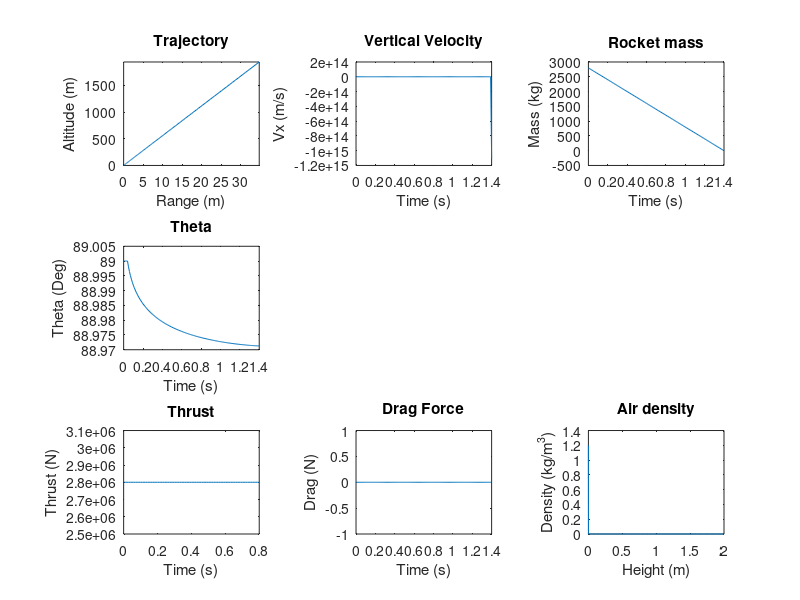

This figure's MATLAB source:
% Program:
% Rocket_Trajectory_Simulation.m
% Multi-stage rocket dynamics and trajectory simulation.
%
% Description:
% Predicts multi-stage rocket dynamics and trajectories based on the given 
% rocket mass, mass flow, engine thrust, launch parameters, and drag coefficient.
% The drag is related to the ambient air pressure which modelled with the ISA
% standard atmosphere.
%
% Variable List:
% Delta = Time step (s)
% t = Time (s)
% Thrust = Thrust (N)
% Mass = Mass (kg)
% Mass_Flow = Flow of mass per second that comes out of the thruster (kg/s)
% Mass_Rocket_With_Motor = Mass with motor (kg)
% Mass_Rocket_Without_Motor = Mass without motor (kg)
% Theta = Angle (deg)
% C = Drag coefficient
% Rho = Air density (kg/m^3)
% A = Rocket projected area (m^2)
% Gravity = Gravity (m/s^2)
% Launch_Rod_Length = Length of launch rod (m)
% n = Counter
% Fn = Normal force (N)
% Drag = Drag force (N)
% Fx = Sum of forces in the horizontal direction (N)
% Fy = Sum of forces in the vertical direction (N)
% Vx = Velocity in the horizontal direction (m/s)
% Vy = Velocity in the vertical direction (m/s)
% Ax = Acceleration in the horizontal direction (m/s^2)
% Ay = Acceleration in the vertical direction (m/s^2)
% x = Horizontal position (m)
% y = Vertical position (m)
% Distance_x = Horizontal distance travelled (m)
% Distance_y = Vertical travelled (m)
% Distance = Total distance travelled (m)
% Memory_Allocation = Maximum number of time steps expected

clear, clc      % Clear command window and workspace

% Simulation parameters
Delta = 0.01;                  % Time step 
Memory_Allocation = 1000000;    % Maximum number of time steps expected

% Preallocate memory for arrays
t = zeros(1, Memory_Allocation);
Thrust = zeros(1, Memory_Allocation);
Mass = zeros(1, Memory_Allocation);
Theta = zeros(1, Memory_Allocation);
Fn = zeros(1, Memory_Allocation);
Drag = zeros(1, Memory_Allocation);
Fx = zeros(1, Memory_Allocation);
Fy = zeros(1, Memory_Allocation);
Ax = zeros(1, Memory_Allocation);
Ay = zeros(1, Memory_Allocation);
Vx = zeros(1, Memory_Allocation);
Vy = zeros(1, Memory_Allocation);
x = zeros(1, Memory_Allocation);
y = zeros(1, Memory_Allocation);
PlotRho = zeros(2, Memory_Allocation); 
Distance_x = zeros(1, Memory_Allocation);
Distance_y = zeros(1, Memory_Allocation);
Distance = zeros(1, Memory_Allocation);
Rho=zeros(1, Memory_Allocation);

% Natural constants
C = 0.4;                                % Drag coefficient
Gravity = 9.81;                         % Gravity (m/s^2)

% Rocket parameters
r = 1.5                                 % Rocket fuselage radius (m)
A = 2*pi*r^2;                           % Rocket projected attack area (m^2)
Launch_Rod_Length = 1;                  % Length of launch rod (m)
Mass_Motor_And_Strucutre_One =  2000;                 % Mass of the first stage rocket motor (kg)
Mass_Motor_And_Structure_Two = 500;                   % Mass of the second stage rocket motor (kg)
Mass_Start = 2800;                    % Start mass of the rocket (kg)
Mass_Fuel_One = 3000000;                   % Fuel mass of the first stage (kg)
Mass_Fuel_Two = 40000000;                   % Fuel mass of the second stage (kg)
Mass_Structure = 0.05 * Mass_Start;     % Mass of the strucutre and the motors (kg)
Mass_Flow_One = 2000                     % Propulsion mass flow of the first stage (kg/s)
Mass_Flow_Two = 20                      % Propulsion mass flow of the second stage (kg/s)
Thrust_One = 2800000                     % Sum of thrust of the first stage ( (kg*m)/s^2 )
Thrust_Two = 2800                       % Sum of thrust of the second stage ( (kg*m)/s^2 )

% Maneuver parameters
Theta(1) = 89;                  % Initial angle (deg)
DeltaTheta = 0.001;              % Flying angle (deg/s)
Height_Start_Gravity_Turn = 80000 % Height when the vertical flight is stopped and the rocket is tilted for the gravity turn maneuver (m)
Eject_One = false;       
Eject_Two = false;
Rocket_Tips = false;


% Inital parameters
Vx(1) = 0;                      % Initial horizontal speed (m/s)
Vy(1) = 0;                      % Initial vertical speed (m/s)
x(1) = 0;                       % Initial horizontal position (m)
y(1) = 0.1;                     % Initial vertical position (m)
Distance_x(1) = 0;              % Initial horizontal distance travelled (m)
Distance_y(1) = 0;              % Initial vertical distance travelled (m)
Distance(1) = 0;                % Initial distance travelled (m)
Rho(1) = 1.2;                   % Initial air density (kg/m^3)
Mass(1) = Mass_Start;           % Initial rocket mass (kg)
Thrust(1) = Thrust_One;         % Inital rocket thrust ( (kg*m)/s^2 )
n = 1;                          % Initial time step            

clc


while y(n) > 0 && n < Memory_Allocation                  % Run until rocket hits the ground
    
    n = n+1;                    % Increment time step
    t(n)= (n-1)*Delta;          % Elapsed time     
    
    % Determine rocket thrust and mass based on launch phase
    if  Eject_One == false && Eject_Two == false 
      stage = 1;
    endif
   
    if Eject_One == true && Eject_Two == false
      stage = 2;
    endif
    
    switch (stage)
     
     case 1 % start phase, stage 1
        Thrust(n) = Thrust_One;
        Mass(n) = Mass_Start -  Mass_Flow_One * t(n);
        if Mass(n) <= ( Mass(n) - Mass_Fuel_One )
          Eject_One = true;
        endif
     
     case 2 % stage 2
          Thrust(n) = Thrust_Two;                         
          Mass(n) = Mass_Start - ( Mass_Motor_And_Structure_One + Mass_Flow_Two * t(n) );
          if Mass(n) <= ( Mass(n) - Mass_Fuel_One )
            Eject_Two = true;
          endif
     
     otherwise % payload separation
        Thrust(n) = 0;
        Mass(n) =  Mass(n-1) - Mass_Motor_And_Structure_Two;
        
   endswitch  
  
    % Normal force calculations  
    if Distance(n-1) <= Launch_Rod_Length       % Launch rod normal force
        Fn(n) = Mass(n)*Gravity*cosd(Theta(1));
    else
        Fn(n) = 0;                              % No longer on launch rod
    endif
    
    % Drag force calculation
    Drag(n)= 0.5*C*Rho(n-1)*A*(Vx(n-1)^2+Vy(n-1)^2); % Calculate drag force
    
    % Sum of forces calculations 
    Fx(n)= Thrust(n)*cosd(Theta(n-1))-Drag(n)*cosd(Theta(n-1)) - Fn(n)*sind(Theta(n-1));                            % Sum x forces
    Fy(n)= Thrust(n)*sind(Theta(n-1))-(Mass(n)*Gravity)- Drag(n)*sind(Theta(n-1))+Fn(n)*cosd(Theta(n-1));    % Sum y forces
        
    % Acceleration calculation
    Ax(n)= Fx(n)/Mass(n);                       % Net accel in x direction 
    Ay(n)= Fy(n)/Mass(n);                       % Net accel in y direction
	
    % Velocity calculations
    Vx(n)= Vx(n-1)+Ax(n)*Delta;                 % Velocity in x direction
    Vy(n)= Vy(n-1)+Ay(n)*Delta;                 % Velocity in y direction
	
    % Position calculations
    x(n)= x(n-1)+Vx(n)*Delta;                   % Position in x direction
    y(n)= y(n-1)+Vy(n)*Delta;                   % Position in y direction
    
    % Distance calculations    
    Distance_x(n) = Distance_x(n-1)+abs(Vx(n)*Delta);      % Distance in x 
    Distance_y(n) = Distance_y(n-1)+abs(Vy(n)*Delta);      % Distance in y 
    Distance(n) = (Distance_x(n)^2+Distance_y(n)^2)^(1/2); % Total distance
     
    
    % Air pressure
    Rho(n) = isa(Distance_x(n),"R");   
    
    % Rocket angle calculation
    Theta(n)= atand(Vy(n)/Vx(n));      % Angle defined by velocity vector
    if Distance_x > Height_Start_Gravity_Turn
      Theta(n) = Theta(n) * DeltaTheta;
    endif
    
end


figure('units','normalized','outerposition',[0 0 1 1]) % Maximize plot window

% Figure 1
subplot(3,3,1)
plot(x(1:n),y(1:n)); 
xlim([0 inf]);
ylim([0 inf]);
xlabel({'Range (m)'});
ylabel({'Altitude (m)'});
title({'Trajectory'});

% Figure 2
subplot(3,3,2)
plot(t(1:n),Vx(1:n));
xlabel({'Time (s)'});
ylabel({'Vx (m/s)'});
title({'Vertical Velocity'});

% Figure 3
subplot(3,3,3)
plot(t(1:n),Mass(1:n));
xlabel({'Time (s)'});
ylabel({'Mass (kg)'});
title({'Rocket mass'});

% Figure 4
subplot(3,3,4)
plot(t(1:n),Theta(1:n));
xlabel({'Time (s)'});
ylabel({'Theta (Deg)'});
title({'Theta'});

% Figure 5
subplot(3,3,7)
plot(t(1:n),Thrust(1:n));
xlim([0 0.8]);
xlabel({'Time (s)'});
ylabel({'Thrust (N)'});
title({'Thrust'});

% Figure 6
subplot(3,3,8)
plot(t(1:n),Drag(1:n));
xlabel({'Time (s)'});
ylabel({'Drag (N)'});
title({'Drag Force'});

% Figure 7
subplot(3,3,9)
plot(Distance(1:n),Fn(1:n));
xlim([0 2]);
xlabel({'Distance (m)'});
ylabel({'Normal Force (N)'});
title({'Normal Force'});

% Figure 8
subplot(3,3,9)
plot(Distance_x(1:n),Rho(1:n));
xlim([0 2]);
xlabel({'Height (m)'});
ylabel({'Density (kg/m^3)'});
title({'Air density'});
